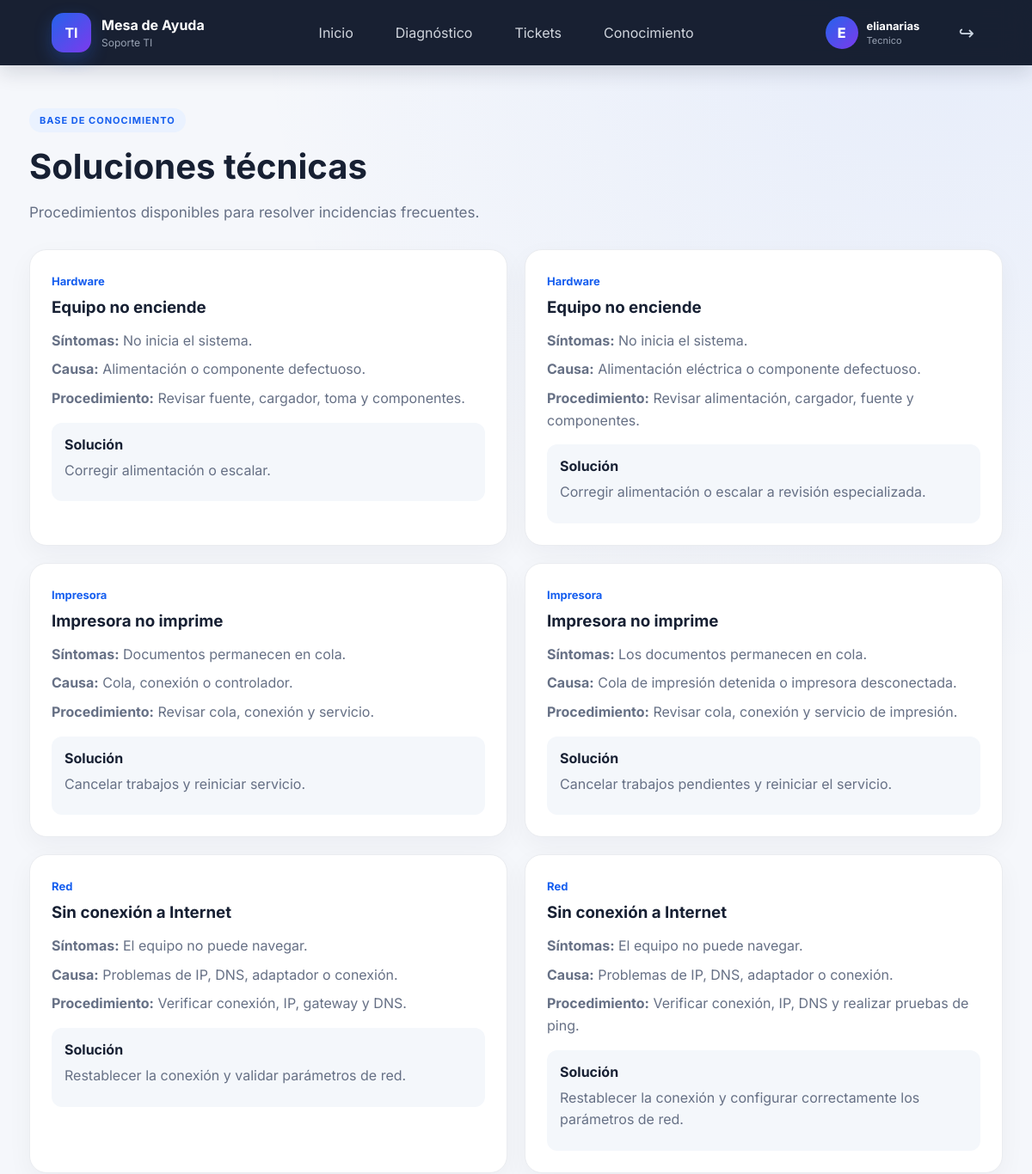
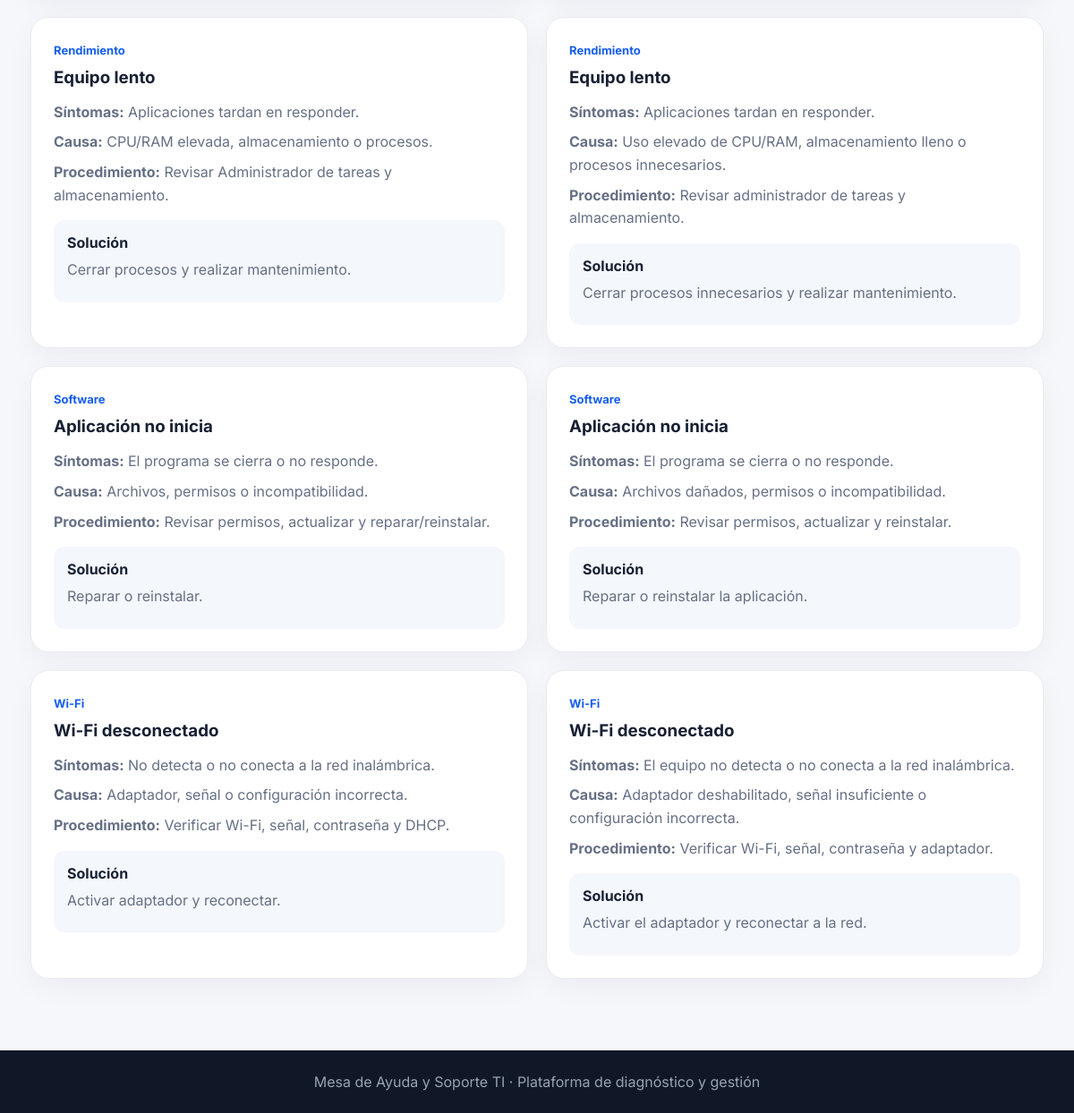
The app's page /conocimiento/ (signed in) with its own data (2 pictures, top to bottom).
### models/conocimiento.py (models this page shows, shortened)
class Conocimiento(db.Model):
    __tablename__ = "conocimiento"
    id = db.Column(db.Integer, primary_key=True)
    categoria = db.Column(
        db.String(80),
        nullable=False
    )
    problema = db.Column(
        db.String(150),
        nullable=False
    )
    sintomas = db.Column(
        db.Text
    )
    causa = db.Column(
        db.Text
    )
    procedimiento = db.Column(
        db.Text
    )
    solucion = db.Column(
        db.Text
    )
    prioridad = db.Column(
        db.String(30),
        default="Media"
    )
    requiere_escalamiento = db.Column(
        db.Boolean,
        default=False
    )

### routes/conocimiento.py (the view)
@conocimiento_bp.route("/")
def listar():
    conocimientos = Conocimiento.query.order_by(
        Conocimiento.categoria
    ).all()
    return render_template(
        "conocimiento.html",
        conocimientos=conocimientos
    )

### templates/conocimiento.html (shortened to what this page needs)
{% extends "base.html" %}
{% block content %}
<div class="page-container">
    <span class="badge">
        BASE DE CONOCIMIENTO
    </span>
    <h1>
        Soluciones técnicas
    </h1>
    <p class="description">
        Procedimientos disponibles para resolver
        incidencias frecuentes.
    </p>
    <div class="knowledge-grid">
        {% for item in conocimientos %}
        <div class="knowledge-card">
            <span class="category">
                {{ item.categoria }}
            </span>
            <h3>
                {{ item.problema }}
            </h3>
            <p>
                <strong>Síntomas:</strong>
                {{ item.sintomas }}
            </p>
            <p>
                <strong>Causa:</strong>
                {{ item.causa }}
            </p>
            <p>
                <strong>Procedimiento:</strong>
                {{ item.procedimiento }}
            </p>
            <div class="solution-mini">
                <strong>
                    Solución
                </strong>
                <p>
                    {{ item.solucion }}
                </p>
            </div>
        </div>
        {% else %}
        <div class="empty-state">
            <h2>
                No hay conocimientos registrados
            </h2>
        </div>
        {% endfor %}
    </div>
</div>
{% endblock %}

### static/css/style.css (style rules this page uses)
* { box-sizing: border-box; margin: 0; padding: 0; }
body { font-family: Arial, Helvetica, sans-serif; background: #f4f7fb; color: #172033; min-height: 100vh; }
.badge { display: inline-block; padding: 7px 12px; background: #eaf2ff; color: #155eef; border-radius: 30px; font-size: 11px; font-weight: bold; letter-spacing: 1px; }
.hero p, .description { color: #667085; line-height: 1.7; font-size: 17px; margin-bottom: 28px; }
.hero-card, .stat-card, .feature-card, .question-card, .ticket-form, .table-wrap, .knowledge-card, .solution-box, .progress-container { background: white; border: 1px solid #eaecf0; border-radius: 20px; }
.features, .page-container, .diagnostic-container, .result-container { max-width: 1180px; margin: auto; padding: 0 24px 80px; }
.diagnostic-header h1, .page-container h1 { font-size: 40px; margin: 15px 0; }
.category { color: #155eef; font-size: 13px; font-weight: bold; }
.page-container { padding-top: 50px; }
.knowledge-grid { display: grid; grid-template-columns: repeat(2, 1fr); gap: 20px; }
.knowledge-card { padding: 25px; }
.knowledge-card h3 { margin: 10px 0 15px; }
.knowledge-card p { color: #667085; line-height: 1.6; margin: 8px 0; }
.solution-mini { background: #f4f7fb; padding: 15px; border-radius: 12px; margin-top: 15px; }
body { font-family: "Inter", Arial, Helvetica, sans-serif; background: radial-gradient(circle at 90% 0%, rgba(37,99,235,.07), transparent 28%), #f5f7fb; }
.hero-card, .stat-card, .feature-card, .question-card, .ticket-form, .table-wrap, .knowledge-card, .solution-box, .progress-container { box-shadow: 0 10px 30px rgba(15,23,42,.045); }

### records on screen
Conocimiento: categoria "Hardware", problema "Equipo no enciende", sintomas "No inicia el sistema.", causa "Alimentación o componente defectuoso.", procedimiento "Revisar fuente, cargador, toma y componentes.", solucion "Corregir alimentación o escalar."
Conocimiento: categoria "Hardware", problema "Equipo no enciende", sintomas "No inicia el sistema.", causa "Alimentación eléctrica o componente defectuoso.", procedimiento "Revisar alimentación, cargador, fuente y componentes.", solucion "Corregir alimentación o escalar a revisión especializada."
Conocimiento: categoria "Impresora", problema "Impresora no imprime", sintomas "Documentos permanecen en cola.", causa "Cola, conexión o controlador.", procedimiento "Revisar cola, conexión y servicio.", solucion "Cancelar trabajos y reiniciar servicio."
Conocimiento: categoria "Impresora", problema "Impresora no imprime", sintomas "Los documentos permanecen en cola.", causa "Cola de impresión detenida o impresora desconectada.", procedimiento "Revisar cola, conexión y servicio de impresión.", solucion "Cancelar trabajos pendientes y reiniciar el servicio."
Conocimiento: categoria "Red", problema "Sin conexión a Internet", sintomas "El equipo no puede navegar.", causa "Problemas de IP, DNS, adaptador o conexión.", procedimiento "Verificar conexión, IP, gateway y DNS.", solucion "Restablecer la conexión y validar parámetros de red."
Conocimiento: categoria "Red", problema "Sin conexión a Internet", sintomas "El equipo no puede navegar.", causa "Problemas de IP, DNS, adaptador o conexión.", procedimiento "Verificar conexión, IP, DNS y realizar pruebas de ping.", solucion "Restablecer la conexión y configurar correctamente los parámetros de red."
Conocimiento: categoria "Rendimiento", problema "Equipo lento", sintomas "Aplicaciones tardan en responder.", causa "CPU/RAM elevada, almacenamiento o procesos.", procedimiento "Revisar Administrador de tareas y almacenamiento.", solucion "Cerrar procesos y realizar mantenimiento."
Conocimiento: categoria "Rendimiento", problema "Equipo lento", sintomas "Aplicaciones tardan en responder.", causa "Uso elevado de CPU/RAM, almacenamiento lleno o procesos innecesarios.", procedimiento "Revisar administrador de tareas y almacenamiento.", solucion "Cerrar procesos innecesarios y realizar mantenimiento."
Conocimiento: categoria "Software", problema "Aplicación no inicia", sintomas "El programa se cierra o no responde.", causa "Archivos, permisos o incompatibilidad.", procedimiento "Revisar permisos, actualizar y reparar/reinstalar.", solucion "Reparar o reinstalar."
Conocimiento: categoria "Software", problema "Aplicación no inicia", sintomas "El programa se cierra o no responde.", causa "Archivos dañados, permisos o incompatibilidad.", procedimiento "Revisar permisos, actualizar y reinstalar.", solucion "Reparar o reinstalar la aplicación."
Conocimiento: categoria "Wi-Fi", problema "Wi-Fi desconectado", sintomas "No detecta o no conecta a la red inalámbrica.", causa "Adaptador, señal o configuración incorrecta.", procedimiento "Verificar Wi-Fi, señal, contraseña y DHCP.", solucion "Activar adaptador y reconectar."
Conocimiento: categoria "Wi-Fi", problema "Wi-Fi desconectado", sintomas "El equipo no detecta o no conecta a la red inalámbrica.", causa "Adaptador deshabilitado, señal insuficiente o configuración incorrecta.", procedimiento "Verificar Wi-Fi, señal, contraseña y adaptador.", solucion "Activar el adaptador y reconectar a la red."

### other values on screen
{{ (session.get('nombre', 'U')[0])|upper }} "E"
{{ session.get('nombre', 'Usuario') }} "elianarias"
{{ session.get('rol', 'tecnico')|capitalize }} "Tecnico"
